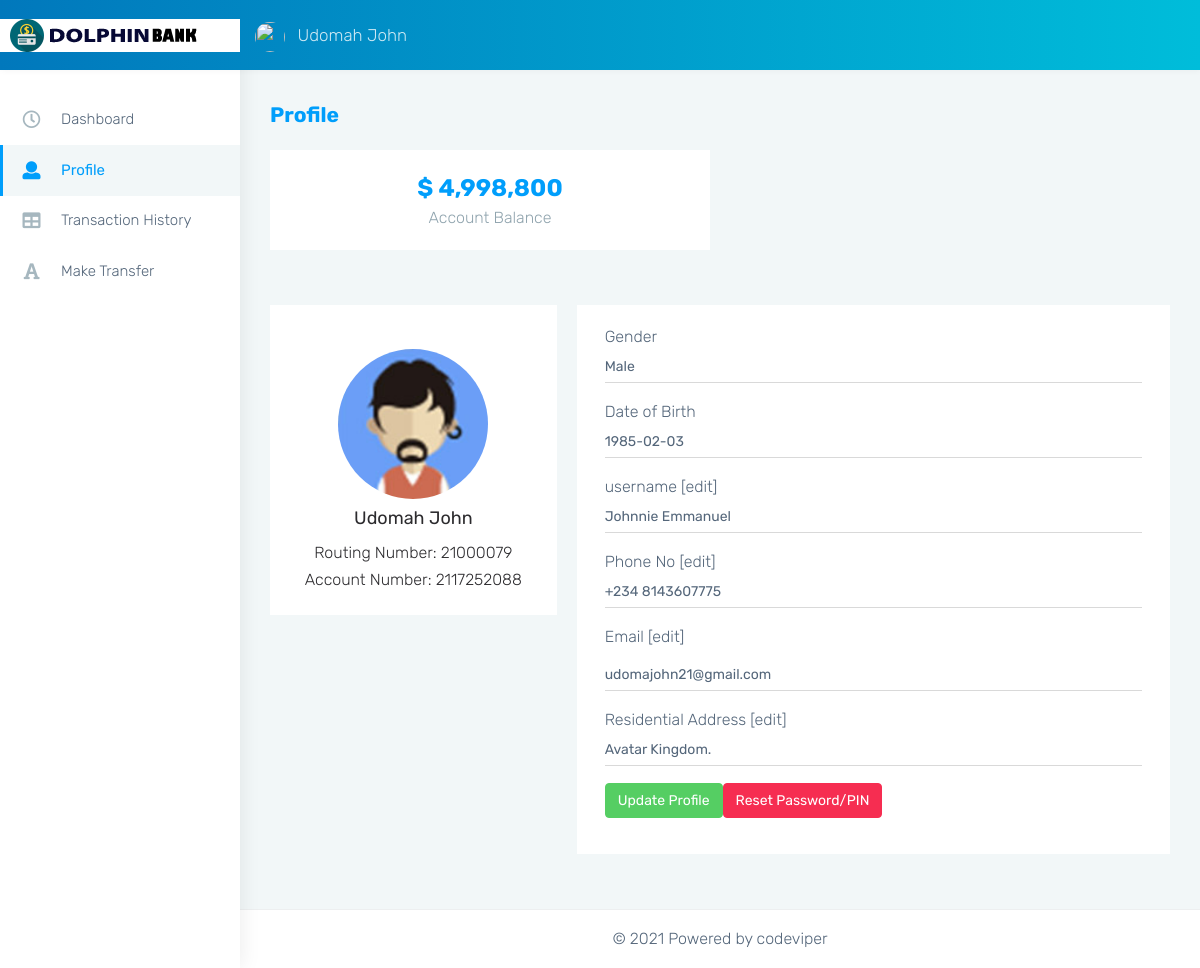
Screenshot of /profile.php (signed in) with the database file from the repository.
### tables this page shows
CREATE TABLE `customer` (
  `cust_id` int(11) NOT NULL,
  `first_name` varchar(30) DEFAULT NULL,
  `last_name` varchar(30) DEFAULT NULL,
  `gender` varchar(10) DEFAULT NULL,
  `dob` date DEFAULT NULL,
  `routing_number` int(9) DEFAULT NULL,
  `email` varchar(30) DEFAULT NULL,
  `phone_no` varchar(20) DEFAULT NULL,
  `address` varchar(255) DEFAULT NULL,
  `account_no` int(12) DEFAULT NULL,
  `pin` int(4) DEFAULT NULL,
  `uname` varchar(30) DEFAULT NULL,
  `pwd` varchar(30) DEFAULT NULL,
  `card number` varchar(19) NOT NULL DEFAULT '12** **** **** 94**'
);

CREATE TABLE `passbook1` (
  `trans_id` int(50) NOT NULL,
  `trans_date` datetime DEFAULT NULL,
  `remarks` varchar(255) NOT NULL,
  `debit` int(11) NOT NULL,
  `credit` int(11) NOT NULL,
  `balance` int(30) NOT NULL,
  `customer_id` int(10) NOT NULL,
  `trans_beneficiary` varchar(255) NOT NULL DEFAULT 'n/a'
);

### profile.php (the view, shortened to what this page needs)
<?php
    include "nne/connect.php";
    $id = $_SESSION['loggedIn_cust_id'];
    $sql0 = "SELECT * FROM customer WHERE cust_id=".$id."";
     $sql1 = "SELECT * FROM passbook1 WHERE customer_id=".$id." ORDER BY trans_id DESC ";
    $result0 = $conn->query($sql0);
    $result1 = $conn->query($sql1);
    $row1 = $result1->fetch_assoc();
    if ($result0->num_rows > 0) {
        while($row = $result0->fetch_assoc()) {
            $fname = $row["first_name"];
            $lname = $row["last_name"];
            $gender = $row["gender"];
            $dob = $row["dob"];
            $email = $row["email"];
            $phno = $row["phone_no"];
            $address = $row["address"];
            $routing_number = $row["routing_number"];
            $acno = $row["account_no"];
            $cus_uname = $row["uname"];
        }
    }
?>
<!DOCTYPE html>
<html dir="ltr" lang="en">
<head>
    <link href="assets/css/style.min.css" rel="stylesheet">
</head>
<body>
    <div id="main-wrapper" data-layout="vertical" data-navbarbg="skin5" data-sidebartype="full"
        data-sidebar-position="absolute" data-header-position="absolute" data-boxed-layout="full">
        <header class="topbar" data-navbarbg="skin6">
            <nav class="navbar top-navbar navbar-expand-md navbar-dark">
                <div class="navbar-header" data-logobg="skin6">
                    <a class="navbar-brand" href="index.html">
                        <b class="logo-icon">
                            <img src=" assets/images/logo-icon.png" alt="homepage" class="dark-logo" />
                        </b>
                        <span class="logo-text">
                            <img src=" assets/images/logo-text.png" alt="homepage" class="dark-logo" />
                        </span>
                    </a>
                </div>
                <div class="navbar-collapse collapse" id="navbarSupportedContent" data-navbarbg="skin5">
                    <ul class="navbar-nav">
                        <li class="nav-item dropdown">
                            <a class="nav-link dropdown-toggle waves-effect waves-dark" href="#" id="navbarDropdown" role="button" data-bs-toggle="dropdown" aria-expanded="false">
                                <img src=" assets/images/users/1.jpg" alt="user" class="profile-pic me-2"> <?php  echo $lname; echo "   ";echo $fname; ?>
                            </a>
                        </li>
                    </ul>
                </div>
            </nav>
        </header>
        <aside class="left-sidebar" data-sidebarbg="skin6">
            <div class="scroll-sidebar">
                <nav class="sidebar-nav">
                    <ul id="sidebarnav">
                        <li class="sidebar-item"> <a class="sidebar-link waves-effect waves-dark sidebar-link"
                                href="dashboard.php" aria-expanded="false"><i class="me-3 far fa-clock fa-fw"
                                    aria-hidden="true"></i><span class="hide-menu">Dashboard</span></a></li>
                        <li class="sidebar-item"> <a class="sidebar-link waves-effect waves-dark sidebar-link"
                                href="profile.php" aria-expanded="false">
                                <i class="me-3 fa fa-user" aria-hidden="true"></i><span
                                    class="hide-menu">Profile</span></a>
                        </li>
                        <li class="sidebar-item"> <a class="sidebar-link waves-effect waves-dark sidebar-link"
                                href="transaction-history.php" aria-expanded="false"><i class="me-3 fa fa-table"
                                    aria-hidden="true"></i><span class="hide-menu">Transaction History</span></a></li>
                        <li class="sidebar-item"> <a class="sidebar-link waves-effect waves-dark sidebar-link"
                                href="cash-transfer.php" aria-expanded="false"><i class="me-3 fa fa-font"
                                    aria-hidden="true"></i><span class="hide-menu">Make Transfer</span></a></li>
                    </ul>
                </nav>
            </div>
        </aside>
        <div class="page-wrapper">
            <div class="page-breadcrumb">
                <div class="row align-items-center">
                    <div class="col-md-6 col-8 align-self-center">
                        <h3 class="page-title mb-0 p-0"><strong>Profile</strong></h3>
                    </div>
                </div>
            </div>
        <div class="row" style="margin-left:20px; margin-right:20px;">
        <div class="col-lg-6 col-md-7 col-xm-12 col-sm-7">
                        <div class="card">
                            <div class="card-body" style="text-align: center;">
                                 <span >
                                    <h2 class=" mb-0" style="color: #009efb; font:bolder;">$ <?php echo number_format($row1["balance"]); ?></h2>
                                    <span class="text-muted">Account Balance</span>
                               </span>
                            </div>
                        </div>
                    </div>
    </div>
            <div class="container-fluid">
                <div class="row">
                    <div class="col-lg-4 col-xlg-3 col-md-5">
                        <div class="card">
                            <div class="card-body profile-card">
                                <center class="mt-4"> <img src=" assets/images/users/d1.jpg"
                                        class="rounded-circle" width="150" />
                                    <h4 class="card-title mt-2"><?php  echo $lname; echo "   ";echo $fname; ?></h4>
                                    <div class="row justify-content-center">
                                        <div class="col-12">
                                                <span class="font-strong">Routing Number: <?php  echo $routing_number; ?></span>
                                         </div>
                                        <div class="col-12">
                                                <span class="font-normal">Account Number:  <?php  echo $acno; ?></span>
                                         </div>
                                    </div>
                                </center>
                            </div>
                        </div>
                    </div>
                    <div class="col-lg-8 col-xlg-9 col-md-7">
                        <div class="card">
                            <div class="card-body">
                                <form class="form-horizontal form-material mx-2"  action="nne/customer_profile_action.php" method="post">
                                    <div class="form-group">
                                        <label class="col-md-12 mb-0">Gender</label>
                                        <div class="col-md-12">
                                            <input type="text" value="<?php echo $gender; ?>"
                                                class="form-control ps-0 form-control-line" readonly>
                                        </div>
                                    </div>
                                    <div class="form-group">
                                        <label class="col-md-12 mb-0">Date of Birth</label>
                                        <div class="col-md-12">
                                            <input type="text" value="<?php echo $dob; ?>"
                                                class="form-control ps-0 form-control-line" readonly !require>
                                        </div>
                                    </div>
                                      <div class="form-group">
                                        <label class="col-md-12 mb-0">username [edit]</label>
                                        <div class="col-md-12">
                                            <input name="cus_uname" type="text" value="<?php echo$cus_uname; ?>"
                                                class="form-control ps-0 form-control-line" >
                                        </div>
                                    </div>
                                    <div class="form-group">
                                        <label class="col-md-12 mb-0">Phone No [edit]</label>
                                        <div class="col-md-12">
                                            <input type="phno" value="<?php echo$phno; ?>"
                                                class="form-control ps-0 form-control-line" >
                                        </div>
                                    </div>
                                    <div class="form-group">
                                        <label for="example-email" class="col-md-12">Email [edit]</label>
                                        <div class="col-md-12">
                                            <input name="email" type="email" value="<?php echo$email; ?>"
                                                class="form-control ps-0 form-control-line" name="example-email"
                                                id="example-email" >
                                        </div>
                                    </div>
                                    <div class="form-group">
                                        <label class="col-md-12 mb-0">Residential Address [edit]</label>
                                        <div class="col-md-12">
                                            <input name="address" type="text" value="<?php echo$address; ?>"
                                                class="form-control ps-0 form-control-line">
                                        </div>
                                    </div>
                                    <div class="form-group">
                                        <div class="col-sm-12 d-flex">
                                            <button class="btn btn-success mx-auto mx-md-0 text-white" type="submit" style="margin-right:30px;">Update
                                                Profile</button>
<button type="button" class="btn btn-danger mx-auto mx-md-0 text-white" data-bs-toggle="modal" data-bs-target="#staticBackdrop">
    Reset Password/PIN
  </button>
                                        </div>
                                    </div>
                                </form>
                            </div>
                        </div>
                    </div>
                </div>
            </div>
            <footer class="footer text-center">
                © <span id="c_year"> </span>   Powered by codeviper</a>
            </footer>
        </div>
    </div>
</body>
</html>

### rows the page displays
customer: last_name "Udomah", first_name "John", routing_number "21000079", account_no "2117252088", gender "Male", dob "1985-02-03", cus_uname "Johnnie Emmanuel", phone_no "+234 8143607775", email "udomajohn21@gmail.com", address "Avatar Kingdom."
passbook1: balance "4,998,800"
